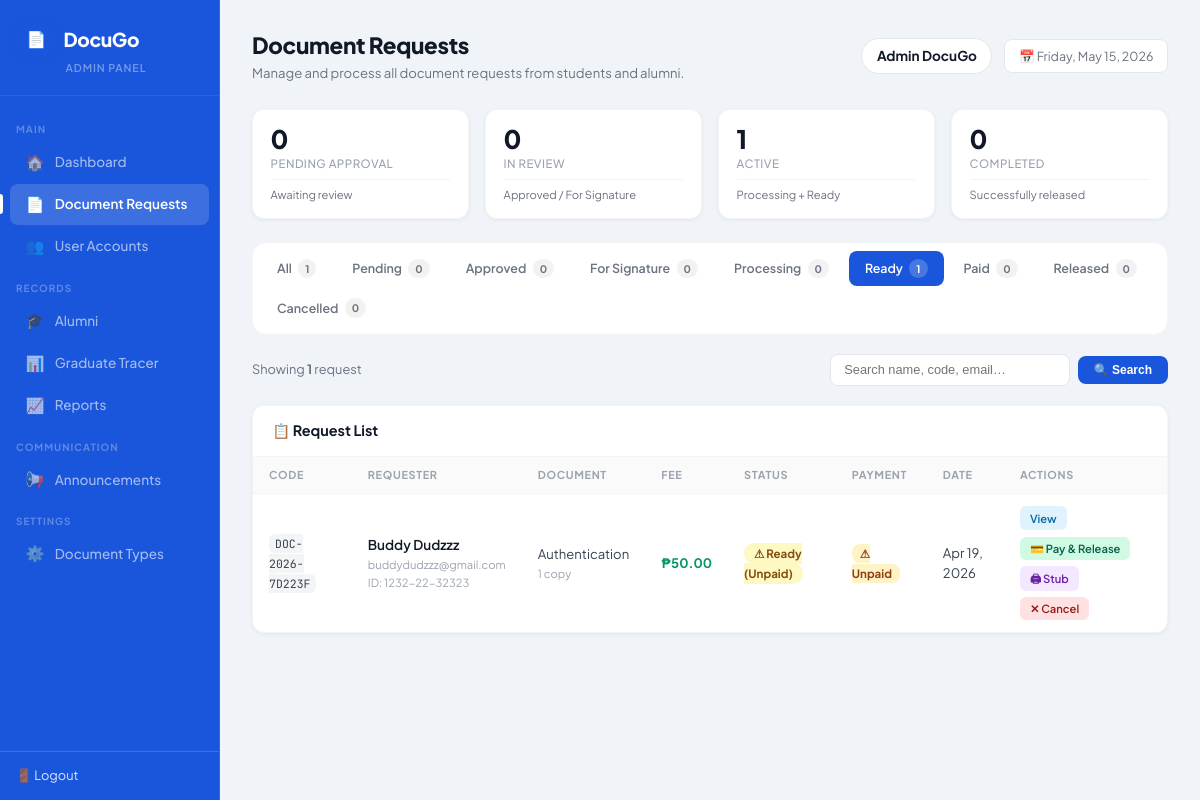
The page /admin/requests.php?status=ready (signed in) on the database its author committed.
### tables this page shows
CREATE TABLE `document_requests` (
  `id` int(11) NOT NULL,
  `request_code` varchar(20) NOT NULL,
  `user_id` int(11) NOT NULL,
  `document_type_id` int(11) NOT NULL,
  `purpose` text NOT NULL,
  `copies` int(11) DEFAULT 1,
  `preferred_release_date` date DEFAULT NULL,
  `release_mode` enum('pickup','delivery') DEFAULT 'pickup',
  `delivery_address` text DEFAULT NULL,
  `payment_reference` varchar(100) DEFAULT NULL,
  `status` enum('pending','approved','for_signature','processing','ready','paid','released','cancelled') DEFAULT 'pending',
  `remarks` text DEFAULT NULL,
  `requested_at` timestamp NOT NULL DEFAULT current_timestamp(),
  `updated_at` timestamp NOT NULL DEFAULT current_timestamp() ON UPDATE current_timestamp(),
  `approved_at` datetime DEFAULT NULL,
  `paid_at` datetime DEFAULT NULL,
  `released_at` datetime DEFAULT NULL,
  `estimated_release_date` date DEFAULT NULL
);

CREATE TABLE `users` (
  `id` int(11) NOT NULL,
  `student_id` varchar(20) DEFAULT NULL,
  `first_name` varchar(100) NOT NULL,
  `middle_name` varchar(100) DEFAULT NULL,
  `last_name` varchar(100) NOT NULL,
  `email` varchar(150) NOT NULL,
  `gender` enum('male','female','prefer_not_to_say') DEFAULT NULL,
  `birthdate` date DEFAULT NULL,
  `password` varchar(255) NOT NULL,
  `role` enum('student','alumni','registrar','admin') DEFAULT 'student',
  `course` varchar(100) DEFAULT NULL,
  `year_graduated` year(4) DEFAULT NULL,
  `contact_number` varchar(20) DEFAULT NULL,
  `address` text DEFAULT NULL,
  `profile_picture` varchar(255) DEFAULT NULL,
  `status` enum('active','inactive','pending') DEFAULT 'pending',
  `created_at` timestamp NOT NULL DEFAULT current_timestamp(),
  `updated_at` timestamp NOT NULL DEFAULT current_timestamp() ON UPDATE current_timestamp(),
  `office_role` varchar(50) DEFAULT NULL
);

CREATE TABLE `document_types` (
  `id` int(11) NOT NULL,
  `name` varchar(100) NOT NULL,
  `description` text DEFAULT NULL,
  `fee` decimal(10,2) DEFAULT 0.00,
  `processing_days` int(11) DEFAULT 3,
  `requires_signature` tinyint(1) DEFAULT 0,
  `is_active` tinyint(1) DEFAULT 1,
  `created_at` timestamp NOT NULL DEFAULT current_timestamp()
);

### admin/requests.php (the view, shortened to what this page needs)
<?php
require_once '../includes/request_helper.php';
$conn   = getConnection();
$status  = $_GET['status'] ?? '';
$search  = trim($_GET['q'] ?? '');
$page    = max(1, intval($_GET['page'] ?? 1));
$perPage = 15;
$offset  = ($page - 1) * $perPage;
$where  = [];
$params = [];
$types  = '';
if ($status !== '') {
    $where[]  = "dr.status = ?";
    $params[] = $status;
    $types   .= 's';
}
$whereSQL = $where ? 'WHERE ' . implode(' AND ', $where) : '';
$countSQL  = "SELECT COUNT(*) AS total FROM document_requests dr JOIN users u ON dr.user_id = u.id $whereSQL";
$countStmt = $conn->prepare($countSQL);
if ($types) $countStmt->bind_param($types, ...$params);
$countStmt->execute();
$totalRows  = $countStmt->get_result()->fetch_assoc()['total'];
$params[] = $perPage;
$params[] = $offset;
$types   .= 'ii';
$sql  = "
    SELECT dr.*,
           u.first_name, u.last_name, u.email, u.student_id,
           dt.name AS doc_type, dt.fee,
           (dt.fee * dr.copies) AS total_fee,
           pr.official_receipt_number, pr.payment_date,
           cs.stub_code
    FROM document_requests dr
    JOIN users u  ON dr.user_id = u.id
    JOIN document_types dt ON dr.document_type_id = dt.id
    LEFT JOIN (
        SELECT request_id, MAX(payment_date) as latest_payment
        FROM payment_records
        WHERE status = 'paid'
        GROUP BY request_id
    ) latest_pr ON dr.id = latest_pr.request_id
    LEFT JOIN payment_records pr
        ON pr.request_id = latest_pr.request_id
        AND pr.payment_date = latest_pr.latest_payment
    LEFT JOIN claim_stubs cs ON dr.id = cs.request_id
    $whereSQL
    ORDER BY dr.requested_at DESC
    LIMIT ? OFFSET ?
";
$stmt = $conn->prepare($sql);
if ($types) $stmt->bind_param($types, ...$params);
$stmt->execute();
$requests = $stmt->get_result();
$tabCounts = [];
$tabResult = $conn->query("SELECT status, COUNT(*) AS c FROM document_requests GROUP BY status");
while ($t = $tabResult->fetch_assoc()) {
    $tabCounts[$t['status']] = $t['c'];
}
$tabCounts['all'] = array_sum($tabCounts);
function e($v) { return htmlspecialchars($v ?? ''); }
function fd($d) { return $d ? date('M d, Y', strtotime($d)) : '—'; }
?>
<!DOCTYPE html>
<html lang="en">
<head>
</head>
<body>
<aside class="sidebar">
    <div class="sidebar-brand">
        <div class="brand-logo">
            <div class="brand-icon">📄</div>
            <div class="brand-name">DocuGo</div>
        </div>
        <div class="brand-sub">Admin Panel</div>
    </div>
    <nav class="sidebar-menu">
        <div class="menu-section">Main</div>
        <a href="dashboard.php" class="menu-item">
            <span class="menu-icon">🏠</span> Dashboard
        </a>
        <a href="requests.php" class="menu-item active">
            <span class="menu-icon">📄</span> Document Requests
        </a>
        <a href="accounts.php" class="menu-item">
            <span class="menu-icon">👥</span> User Accounts
        </a>
        <div class="menu-section">Records</div>
        <a href="alumni.php" class="menu-item"><span class="menu-icon">🎓</span> Alumni</a>
        <a href="tracer.php" class="menu-item"><span class="menu-icon">📊</span> Graduate Tracer</a>
        <a href="reports.php" class="menu-item"><span class="menu-icon">📈</span> Reports</a>
        <div class="menu-section">Communication</div>
        <a href="announcements.php" class="menu-item"><span class="menu-icon">📢</span> Announcements</a>
        <div class="menu-section">Settings</div>
        <a href="document_types.php" class="menu-item"><span class="menu-icon">⚙️</span> Document Types</a>
    </nav>
    <div class="sidebar-footer">
        <a href="../logout.php">🚪 Logout</a>
    </div>
</aside>
<main class="main">
    <div class="topbar">
        <div class="topbar-left">
            <h1>Document Requests</h1>
            <p>Manage and process all document requests from students and alumni.</p>
        </div>
        <div class="topbar-right">
            <div class="admin-info">
                <strong><?= e($_SESSION['user_name']) ?></strong>
            </div>
            <div class="topbar-date">
                📅 <?= date('l, F j, Y') ?>
            </div>
        </div>
    </div>
    <div class="stats-mini">
        <div class="stat-card">
            <div class="stat-num"><?= $tabCounts['pending'] ?? 0 ?></div>
            <div class="stat-label">Pending Approval</div>
            <div class="stat-sub">Awaiting review</div>
        </div>
        <div class="stat-card">
            <div class="stat-num"><?= ($tabCounts['approved'] ?? 0) + ($tabCounts['for_signature'] ?? 0) ?></div>
            <div class="stat-label">In Review</div>
            <div class="stat-sub">Approved / For Signature</div>
        </div>
        <div class="stat-card">
            <div class="stat-num"><?= ($tabCounts['processing'] ?? 0) + ($tabCounts['ready'] ?? 0) ?></div>
            <div class="stat-label">Active</div>
            <div class="stat-sub">Processing + Ready</div>
        </div>
        <div class="stat-card">
            <div class="stat-num"><?= $tabCounts['released'] ?? 0 ?></div>
            <div class="stat-label">Completed</div>
            <div class="stat-sub">Successfully released</div>
        </div>
    </div>
    <div class="tabs">
        <?php
        $tabs = [
            ''           => ['All', $tabCounts['all'] ?? 0],
            'pending'    => ['Pending', $tabCounts['pending'] ?? 0],
            'approved'   => ['Approved', $tabCounts['approved'] ?? 0],
            'for_signature' => ['For Signature', $tabCounts['for_signature'] ?? 0],
            'processing' => ['Processing', $tabCounts['processing'] ?? 0],
            'ready'      => ['Ready', $tabCounts['ready'] ?? 0],
            'paid'       => ['Paid', $tabCounts['paid'] ?? 0],
            'released'   => ['Released', $tabCounts['released'] ?? 0],
            'cancelled'  => ['Cancelled', $tabCounts['cancelled'] ?? 0],
        ];
        foreach ($tabs as $val => $data):
            $label = $data[0];
            $cnt = $data[1];
            $active = ($status === $val) ? 'active' : '';
            $url = '?' . http_build_query(['status' => $val, 'q' => $search]);
        ?>
            <a href="<?= $url ?>" class="tab <?= $active ?>">
                <?= $label ?> <span class="cnt"><?= $cnt ?></span>
            </a>
        <?php endforeach; ?>
    </div>
    <div class="filters">
        <div style="font-size:0.8rem; color:var(--text-3);">
            Showing <strong><?= $totalRows ?></strong> request<?= $totalRows != 1 ? 's' : '' ?>
        </div>
        <form method="GET" class="search-form">
            <input type="text" name="q" placeholder="Search name, code, email…" value="<?= e($search) ?>">
            <button type="submit">🔍 Search</button>
        </form>
    </div>
    <div class="card">
        <div class="card-header">
            <h2>📋 Request List</h2>
        </div>
        <div style="overflow-x: auto;">
            <table>
                <thead>
                    <tr>
                        <th>Code</th>
                        <th>Requester</th>
                        <th>Document</th>
                        <th>Fee</th>
                        <th>Status</th>
                        <th>Payment</th>
                        <th>Date</th>
                        <th>Actions</th>
                    </tr>
                </thead>
                <tbody>
                <?php if ($requests->num_rows > 0): ?>
                    <?php while ($r = $requests->fetch_assoc()): ?>
                        <tr>
                            <td><span class="code"><?= e($r['request_code']) ?></span></td>
                            <td>
                                <div class="user-name"><?= e($r['first_name'] . ' ' . $r['last_name']) ?></div>
                                <div class="user-meta"><?= e($r['email']) ?></div>
                                <?php if ($r['student_id']): ?>
                                    <div class="user-meta">ID: <?= e($r['student_id']) ?></div>
                                <?php endif; ?>
                            </td>
                            <td>
                                <?= e($r['doc_type']) ?>
                                <div class="user-meta"><?= $r['copies'] ?> cop<?= $r['copies'] > 1 ? 'ies' : 'y' ?></div>
                            </td>
                            <td><span class="fee">₱<?= number_format($r['total_fee'], 2) ?></span></td>
                            <td><?= statusBadge($r['status']) ?></td>
                            <td>
                                <?php $isPaid = !empty($r['official_receipt_number']) || $r['status'] === 'paid' || $r['status'] === 'released'; ?>
                                <?= paymentBadge($isPaid) ?>
                            </td>
                            <td>
                                <?= fd($r['requested_at']) ?>
                            </td>
                            <td>
                                <div class="actions">
                                    <a href="request_detail.php?id=<?= $r['id'] ?>" class="btn btn-view">View</a>
                                    <?php if ($r['status'] === 'ready'): ?>
                                        <button class="btn btn-release"
                                            onclick="openPayModal(<?= $r['id'] ?>, '<?= e($r['request_code']) ?>', <?= $r['total_fee'] ?>, '<?= e($r['first_name'] . ' ' . $r['last_name']) ?>')">
                                            💳 Pay & Release
                                        </button>
                                    <?php endif; ?>
                                    <?php if ($r['stub_code']): ?>
                                        <a href="../student/claim_stub.php?code=<?= e($r['stub_code']) ?>&admin=1" target="_blank" class="btn btn-stub">🖨 Stub</a>
                                    <?php endif; ?>
                                    <?php if (!in_array($r['status'], ['released', 'cancelled'])): ?>
                                        <form method="POST" style="display:inline;">
                                            <button class="btn btn-cancel" onclick="return confirm('Cancel this request?')">✕ Cancel</button>
                                        </form>
                                    <?php endif; ?>
                                </div>
                            </td>
                        </tr>
                    <?php endwhile; ?>
                <?php else: ?>
                    <tr class="empty-state"><td colspan="8">✨ No requests found.<?php if ($search): ?> Try a different search.<?php endif; ?></td></tr>
                <?php endif; ?>
                </tbody>
            </table>
        </div>
    </div>
</main>
</body>
</html>

### includes/request_helper.php (shortened to what this page needs)
<?php
function statusBadge($status) {
    $badges = [
        'pending'    => ['bg' => '#fef3c7', 'color' => '#92400e', 'label' => 'Pending'],
        'approved'   => ['bg' => '#dbeafe', 'color' => '#1e40af', 'label' => 'Approved'],
        'for_signature' => ['bg' => '#fffbeb', 'color' => '#d97706', 'label' => '✍ For Signature'],
        'processing' => ['bg' => '#e0f2fe', 'color' => '#0369a1', 'label' => 'Processing'],
        'ready'      => ['bg' => '#fef9c3', 'color' => '#854d0e', 'label' => '⚠ Ready (Unpaid)'],
        'paid'       => ['bg' => '#dcfce7', 'color' => '#166534', 'label' => '✓ Paid'],
        'released'   => ['bg' => '#ede9fe', 'color' => '#4c1d95', 'label' => '📦 Released'],
        'cancelled'  => ['bg' => '#fee2e2', 'color' => '#991b1b', 'label' => '✕ Cancelled'],
    ];
    $b = $badges[$status] ?? ['bg' => '#f3f4f6', 'color' => '#374151', 'label' => ucfirst($status)];
    return "<span style='background:{$b['bg']};color:{$b['color']};padding:3px 10px;border-radius:10px;font-size:0.72rem;font-weight:700;'>{$b['label']}</span>";
}
function paymentBadge($isPaid) {
    return "<span style='background:#fef3c7;color:#92400e;padding:2px 8px;border-radius:8px;font-size:0.72rem;font-weight:700;'>⚠ Unpaid</span>";
}
?>

### rows shown on the page
document_requests: request_code "DOC-2026-7D223F", user.last_name "Buddy Dudzzz", user.email "buddydudzzz@gmail.com", user.student_id "1232-22-32323", document_type.name "Authentication", copies "1", total_fee "50.00", status "⚠ Ready (Unpaid)", requested_at "Apr 19, 2026"

### other values the page prints
$_SESSION['user_name'] "Admin DocuGo"
$tabCounts['pending'] "0"
$tabCounts['released'] "0"
$label "All"
$cnt "1"
$label "Pending"
$cnt "0"
$label "Approved"
$label "For Signature"
$label "Processing"
$label "Ready"
$label "Paid"
$label "Released"
$label "Cancelled"
$totalRows "1"
